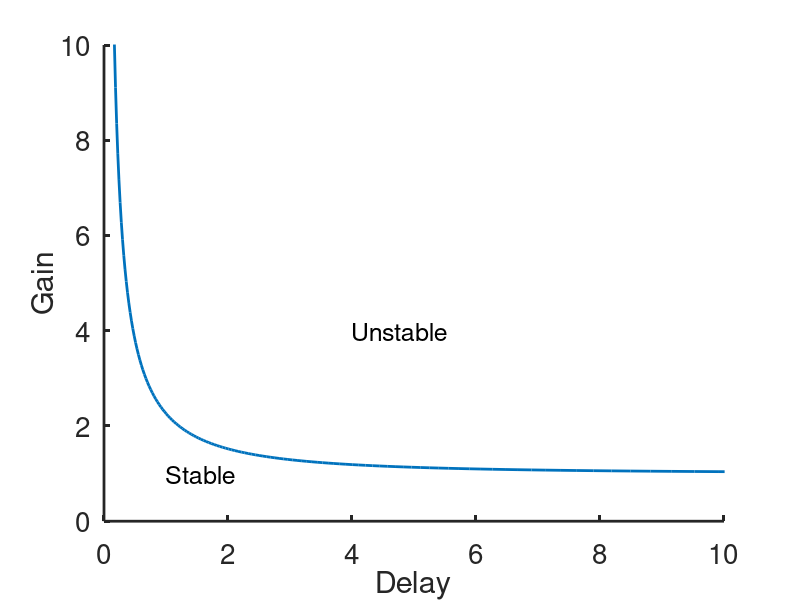

The MATLAB script that drew this image:

% --------------------------------
% Code to plot the stability curve for  the Longtin-Milton model of the pupil
% light reflex.  

% Used to generate the image in Fig. 26 of Chapter 19 
% Keener and Sneyd, Mathematical Physiology, 3rd Edition, Springer.

% Written by James Keener and James Sneyd
% --------------------------------

clear all
close all
clc
set(0,                           ...
'defaultaxesfontsize', 20,   ...
'defaultaxeslinewidth', 2.0, ...
'defaultlinelinewidth', 2.0, ...
'defaultpatchlinewidth', 0.7);

eta = [pi/2+.01:.01:pi];
G = -1./cos(eta);
delay = -eta./tan(eta);

figure(1)
    plot(delay,G)
    axis([0 10 0 10])
    xlabel('Delay')
    ylabel('Gain')
    box off
    text(1,1,'Stable','fontsize',18)
    text(4,4,'Unstable','fontsize',18)

    
    
